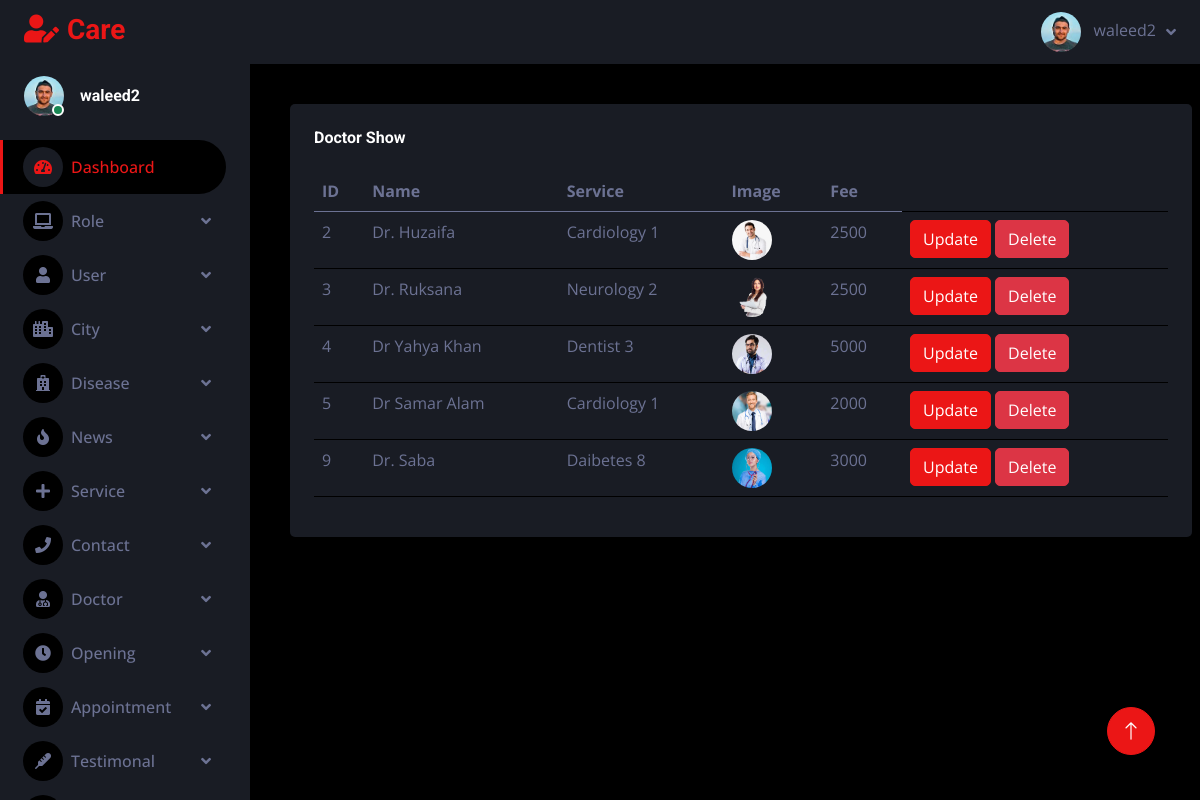
The app's page /adminpanel/doctorshow.php (signed in) with its own data.
### tables this page shows
CREATE TABLE `doctor` (
  `doctor_id` int(11) NOT NULL,
  `doctor_name` varchar(255) NOT NULL,
  `service_fk` int(11) NOT NULL,
  `fee` varchar(255) NOT NULL,
  `doctor_img` varchar(255) NOT NULL
);

CREATE TABLE `service` (
  `service_id` int(11) NOT NULL,
  `servicename` varchar(255) NOT NULL,
  `serviceprice` varchar(255) NOT NULL,
  `service_img` varchar(255) NOT NULL
);

### adminpanel/doctorshow.php (the view)
<?php
include "header.php";
?>
  <div class="container-fluid pt-4 px-4">
                    <div class=" mt-3 mb-3 mx-3  table table-dark table-striped">
                        <div class="bg-secondary rounded h-100 p-4">
                            <h6 class="mb-4">Doctor Show</h6>
                                <table class="table">
                                <thead>
                                 <tr>
                                    <th> ID </th>
                                    <th> Name </th>
                                    <th> Service </th>
                                    <th> Image</th>
                                    <th> Fee</th>
                                 </tr>
                                </thead>
                                <tbody>
                        <?php
                        require "connection.php";
                        $qry = "SELECT * FROM `doctor`";
                        $res = mysqli_query($conn, $qry);
                        while ($row =mysqli_fetch_assoc($res)){
                          ?>
                        <tr>
                          <td><?php echo $row['doctor_id'] ?></td>
                          <td><?php echo $row['doctor_name'] ?></td>
                          <td>      <?php
                            $Id = $row['service_fk'];
                            $Query = "SELECT `servicename` FROM `service` WHERE `service_id` = $Id";
                            $Result = mysqli_query($conn, $Query);
                            if (mysqli_num_rows($Result) > 0) {
                              $Row = mysqli_fetch_assoc($Result);
                              echo $Row["servicename"];
                            } else {
                              echo " not found";
                            }
                            ?>
                            <?php echo $row['service_fk'] ?></td>
                          <td><img class="rounded-circle" src="<?php echo $row['doctor_img']?>" alt="Doctor Image" style="width: 40px; height: 40px;"></td>
                          <td><?php echo $row['fee'] ?></td>
                          <td>
                          <a href="doctorupdate.php?updid=<?php echo $row['doctor_id']?>">
                          <button type="button" class="btn btn-primary btn-rounded btn-fw">Update</button>
                          <a href="doctordelete.php?dltid=<?php echo $row['doctor_id']?>">
                          <button type="button" class="btn btn-danger btn-rounded btn-fw">Delete</button>
                        </td>
                        </tr>
                        <?php } ?>
                      </tbody>
                                </table>
                            </div>
                    </div>
                        </div>
<?php
include "footer.php";
?>

### adminpanel/css/style.css (style rules this page uses)
:root { --primary: #EB1616; --secondary: #191C24; --light: #6C7293; --dark: #000000; }
.btn { transition: .5s; }

### records on screen
doctor: doctor_id "2", doctor_name "Dr. Huzaifa", service_fk.servicename "Cardiology", service_fk "1", doctor_img (picture), fee "2500"
doctor: doctor_id "3", doctor_name "Dr. Ruksana", service_fk.servicename "Neurology", service_fk "2", doctor_img (picture), fee "2500"
doctor: doctor_id "4", doctor_name "Dr Yahya Khan", service_fk.servicename "Dentist", service_fk "3", doctor_img (picture), fee "5000"
doctor: doctor_id "5", doctor_name "Dr Samar Alam", service_fk.servicename "Cardiology", service_fk "1", doctor_img (picture), fee "2000"
doctor: doctor_id "9", doctor_name "Dr. Saba", service_fk.servicename "Daibetes", service_fk "8", doctor_img (picture), fee "3000"

### other values on screen
$_SESSION['name'] "waleed2"
